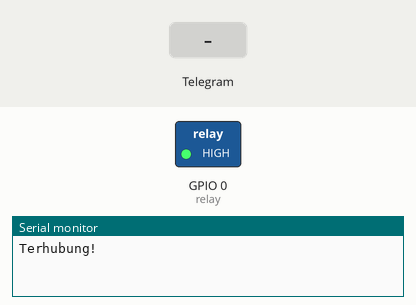
This sketch was run on a simulated ESP8266 (NodeMCU). Parts: switched loads named in the sketch (green lamp = pin HIGH), the last lines printed to the serial monitor. The inputs (shaded band) are chosen by the test bench.

Above: at 2.7 s.
2.8 s: Telegram message "RELAY ON" received
At 3.2 s:
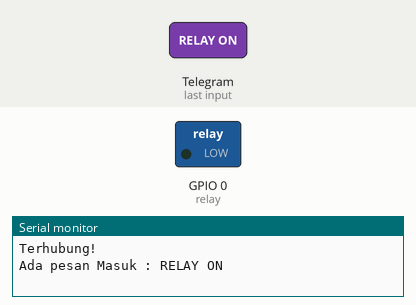
4.3 s: Telegram message "RELAY OFF" received
At 5.6 s:
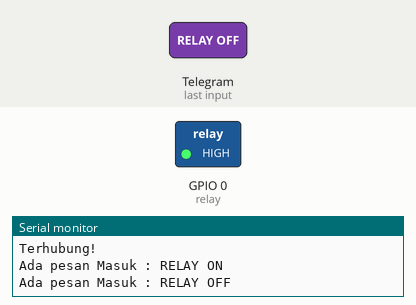
Timing chart, 0 to 7.3 s (numbered marks = the images above; inputs shaded):
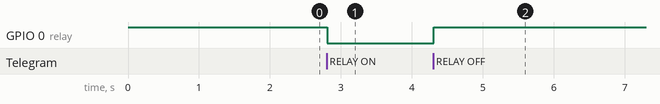

Measured:
- after the input at 2.8 s, GPIO 0 (relay): HIGH → LOW at once
- after the input at 4.3 s, GPIO 0 (relay): LOW → HIGH at once

The sketch:

IOT_LAMPU.ino
```cpp
#include "CTBot.h"
CTBot robot;
int relay=0;

void setup() {
  Serial.begin(115200);
  pinMode(relay,OUTPUT);
  digitalWrite(relay,HIGH);
  robot.wifiConnect("WifiName", "WifiPassword");
  robot.setTelegramToken("2055046520:AAFgX9bGC2JEuDuSem4AL0nnYhINN4Taz0o");
  if(robot.testConnection())
  Serial.println("Terhubung!");
  else
  Serial.println("Error!");

}

void loop() {
  TBMessage pesan;

  if(robot.getNewMessage(pesan)){
    Serial.print("Ada pesan Masuk : ");
    Serial.println(pesan.text);
    if(pesan.text.equalsIgnoreCase("RELAY ON")){
      digitalWrite(relay,LOW);
      robot.sendMessage(pesan.sender.id,"Relay Menyala");
    }
    else if(pesan.text.equalsIgnoreCase("RELAY OFF")){
      digitalWrite(relay,HIGH);
      robot.sendMessage(pesan.sender.id,"Relay Padam");
    }
    else{
      String balas;
      balas="Maaf, perintahnya salah. Coba kirim RELAY ON atau RELAY OFF.";
      robot.sendMessage(pesan.sender.id,balas);
    }
  }

}
```
